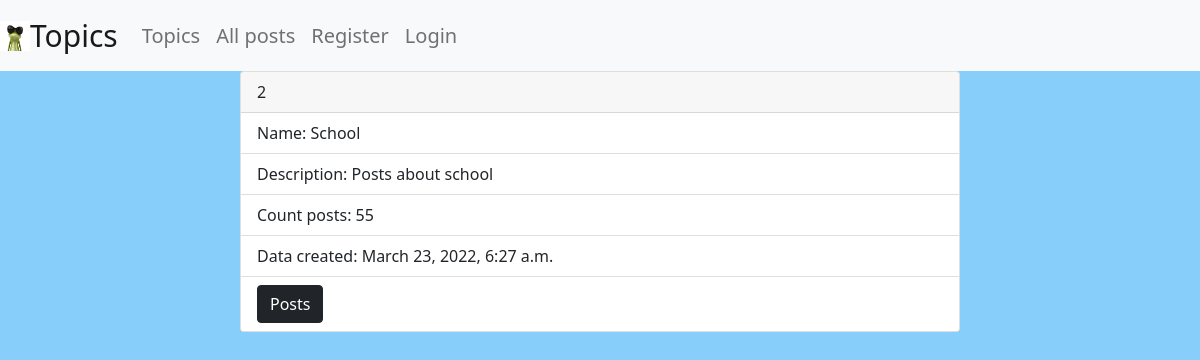
Page /app/topic_detail/2/ on the committed database.
### app_site/models.py (models this page shows, shortened)
class Topic(models.Model):
    name = models.CharField(max_length=255)
    count_post = models.IntegerField(default=100)
    description = models.TextField(null=True, blank=True)
    date = models.DateTimeField(auto_now_add=True)

### app_site/views.py (the view)
# urls.py: path('topic_detail/<int:topic_id>/', views.topic_detail, name='topic_detail'),
def topic_detail(request, topic_id):
    topic = get_object_or_404(Topic, pk=topic_id)
    return render(request, 'topic_detail.html', {'topic': topic})

### templates/topic_detail.html (shortened to what this page needs)
{% extends 'base.html'%}
{%block content%}
<div class="review card">
  <div class="card-header">
    {{topic.id}}
  </div>
  <ul class="list-group list-group-flush">
    <li class="list-group-item">Name: {{topic.name}}</li>
    <li class="list-group-item">Description: {{topic.description}}</li>
    <li class="list-group-item">Count posts: {{topic.count_post}}</li>
    <li class="list-group-item">Data created: {{topic.date}}</li>
    <li class="list-group-item">
            <a class="btn btn-dark" href="{% url 'topic_review_list' topic_id=topic.id%}" role="button">Posts</a>
    </li>
  </ul>
</div>
{% endblock %}

### static/styles.css (style rules this page uses)
body { background-color: lightskyblue; }

### rows in the picture
Topic: id "2", name "School", description "Posts about school", count_post "55", date "March 23, 2022, 6:27 a.m."
